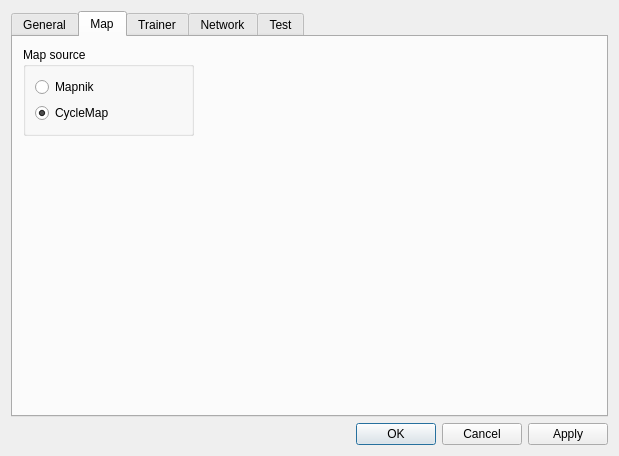
<?xml version="1.0" encoding="UTF-8"?>
<ui version="4.0">
 <class>SettingsDialog</class>
 <widget class="QDialog" name="SettingsDialog">
  <property name="geometry">
   <rect>
    <x>0</x>
    <y>0</y>
    <width>619</width>
    <height>456</height>
   </rect>
  </property>
  <property name="windowTitle">
   <string>Settings</string>
  </property>
  <property name="windowIcon">
   <iconset resource="icons.qrc">
    <normaloff>:/icons/icons/32x32_1000/wrench_orange.png</normaloff>:/icons/icons/32x32_1000/wrench_orange.png</iconset>
  </property>
  <layout class="QVBoxLayout" name="verticalLayout">
   <item>
    <widget class="QTabWidget" name="tabWidget">
     <property name="currentIndex">
      <number>1</number>
     </property>
     <widget class="QWidget" name="general">
      <attribute name="title">
       <string>General</string>
      </attribute>
     </widget>
     <widget class="QWidget" name="map">
      <attribute name="title">
       <string>Map</string>
      </attribute>
      <widget class="QGroupBox" name="grpbMapSource">
       <property name="geometry">
        <rect>
         <x>10</x>
         <y>10</y>
         <width>171</width>
         <height>89</height>
        </rect>
       </property>
       <property name="title">
        <string>Map source</string>
       </property>
       <layout class="QGridLayout" name="gridLayout">
        <item row="0" column="0">
         <layout class="QVBoxLayout" name="verticalLayout_4">
          <item>
           <widget class="QRadioButton" name="rbMapnik">
            <property name="text">
             <string>Mapnik</string>
            </property>
            <property name="checked">
             <bool>false</bool>
            </property>
           </widget>
          </item>
          <item>
           <widget class="QRadioButton" name="rbCycleMap">
            <property name="text">
             <string>CycleMap</string>
            </property>
            <property name="checked">
             <bool>true</bool>
            </property>
           </widget>
          </item>
         </layout>
        </item>
       </layout>
      </widget>
     </widget>
     <widget class="QWidget" name="trainer">
      <attribute name="title">
       <string>Trainer</string>
      </attribute>
      <widget class="QGroupBox" name="grpbTrainerMode">
       <property name="geometry">
        <rect>
         <x>10</x>
         <y>10</y>
         <width>171</width>
         <height>89</height>
        </rect>
       </property>
       <property name="title">
        <string>Trainer mode</string>
       </property>
       <layout class="QGridLayout" name="gridLayout_2">
        <item row="0" column="0">
         <layout class="QVBoxLayout" name="verticalLayout_5">
          <item>
           <widget class="QRadioButton" name="rbNode">
            <property name="text">
             <string>Node comparison</string>
            </property>
            <property name="checked">
             <bool>true</bool>
            </property>
           </widget>
          </item>
          <item>
           <widget class="QRadioButton" name="rbRoute">
            <property name="text">
             <string>Route comparison</string>
            </property>
            <property name="checked">
             <bool>false</bool>
            </property>
           </widget>
          </item>
         </layout>
        </item>
       </layout>
      </widget>
     </widget>
     <widget class="QWidget" name="network">
      <attribute name="title">
       <string>Network</string>
      </attribute>
      <widget class="QGroupBox" name="grpbProxy">
       <property name="geometry">
        <rect>
         <x>10</x>
         <y>10</y>
         <width>171</width>
         <height>91</height>
        </rect>
       </property>
       <property name="sizePolicy">
        <sizepolicy hsizetype="Preferred" vsizetype="Preferred">
         <horstretch>0</horstretch>
         <verstretch>0</verstretch>
        </sizepolicy>
       </property>
       <property name="title">
        <string>Proxy</string>
       </property>
       <layout class="QGridLayout" name="gridLayout_7">
        <item row="0" column="0">
         <layout class="QVBoxLayout" name="verticalLayout_3">
          <item>
           <widget class="QLineEdit" name="edtProxy">
            <property name="text">
             <string>10.4.0.252:8080</string>
            </property>
           </widget>
          </item>
          <item>
           <widget class="QLabel" name="label_2">
            <property name="font">
             <font>
              <pointsize>6</pointsize>
             </font>
            </property>
            <property name="text">
             <string>(leave empty for none)</string>
            </property>
           </widget>
          </item>
         </layout>
        </item>
       </layout>
      </widget>
     </widget>
     <widget class="QWidget" name="test">
      <attribute name="title">
       <string>Test</string>
      </attribute>
     </widget>
    </widget>
   </item>
   <item>
    <widget class="QDialogButtonBox" name="buttonBox">
     <property name="orientation">
      <enum>Qt::Horizontal</enum>
     </property>
     <property name="standardButtons">
      <set>QDialogButtonBox::Apply|QDialogButtonBox::Cancel|QDialogButtonBox::Ok</set>
     </property>
    </widget>
   </item>
  </layout>
 </widget>
 <resources>
  <include location="icons.qrc"/>
 </resources>
 <connections>
  <connection>
   <sender>buttonBox</sender>
   <signal>accepted()</signal>
   <receiver>SettingsDialog</receiver>
   <slot>accept()</slot>
   <hints>
    <hint type="sourcelabel">
     <x>248</x>
     <y>254</y>
    </hint>
    <hint type="destinationlabel">
     <x>157</x>
     <y>274</y>
    </hint>
   </hints>
  </connection>
  <connection>
   <sender>buttonBox</sender>
   <signal>rejected()</signal>
   <receiver>SettingsDialog</receiver>
   <slot>reject()</slot>
   <hints>
    <hint type="sourcelabel">
     <x>316</x>
     <y>260</y>
    </hint>
    <hint type="destinationlabel">
     <x>286</x>
     <y>274</y>
    </hint>
   </hints>
  </connection>
 </connections>
</ui>
